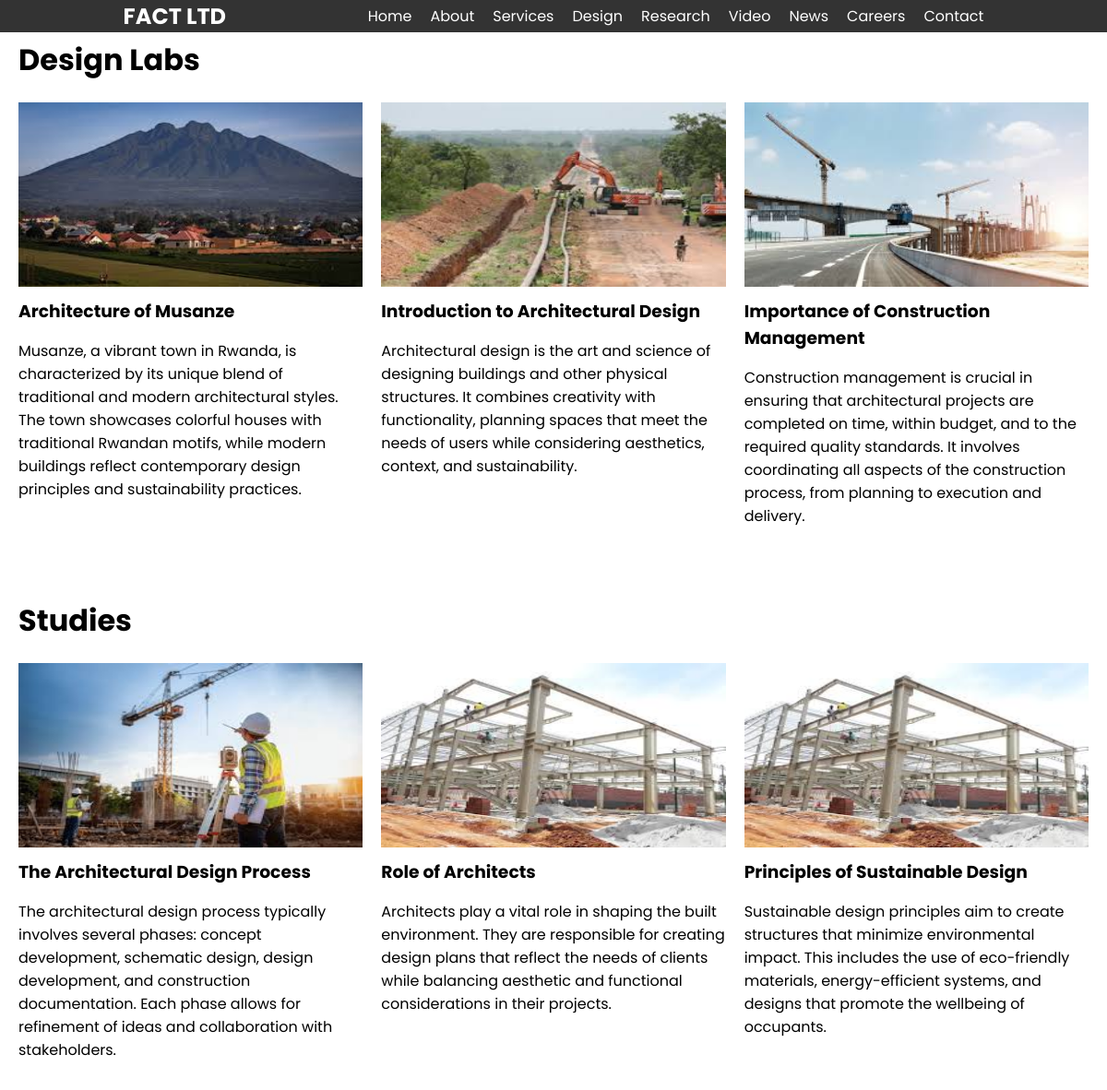
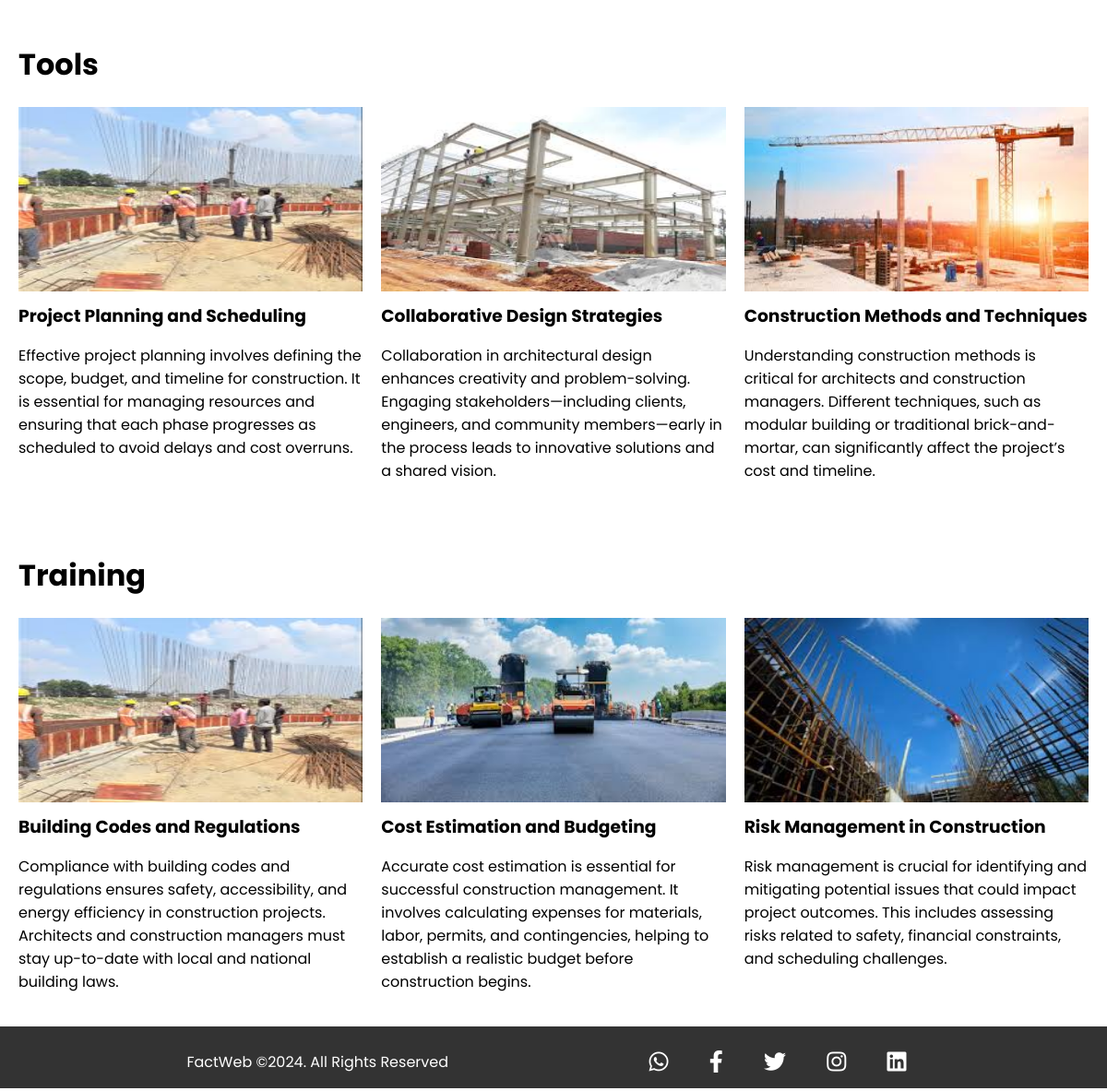
Screenshot of /research/ with the database file from the repository (2 pictures, top to bottom).
### FactWebApp/models.py (models this page shows, shortened)
class Image(models.Model):
    image = models.ImageField(upload_to='images/')
    title = models.CharField(max_length=100, default='Title')
    description = models.TextField()
    location = models.CharField(max_length=100, default='Location')
    category = models.ForeignKey(ImageCategory, on_delete=models.CASCADE)
    name = models.CharField(max_length=100, default='Name')
    role = models.CharField(max_length=100, default='Role')
    posted_date = models.DateTimeField(default=now)
    magazine_type=models.TextField(default='Architectural magazine')  # Default to the current date/time

### FactWebApp/views.py (the view)
# urls.py: path('research/', views.research, name='research')
def research(request):
    lab_images = Image.objects.filter(category__name='lab')
    study_images = Image.objects.filter(category__name='study')
    tool_images = Image.objects.filter(category__name='tool')
    training_images = Image.objects.filter(category__name='training')
    return render(request, 'FactWebApp/research.html', {
        'lab_images': lab_images,
        'study_images': study_images,
        'tool_images': tool_images,
        'training_images': training_images,
    }
    )

### FactWebApp/templates/FactWebApp/research.html (shortened to what this page needs)
{% extends 'base.html' %}
{% load static %}
{% block content %}
<div class="research-container">
    <h1>Design Labs</h1>
    <div class="research-grid">
        {% for lab_image in lab_images %}
        <div class="research-item">
            <img src="{{ lab_image.image.url }}" alt="{{ lab_image.title }}">
            <h3>{{ lab_image.title }}</h3>
            <p>{{ lab_image.description }}</p>
        </div>
        {% endfor %}
    </div>
</div>
<div class="research-container">
    <h1>Studies</h1>
    <div class="research-grid">
        {% for study_image in study_images %}
        <div class="research-item">
            <img src="{{ study_image.image.url }}" alt="{{ study_image.title }}">
            <h3>{{ study_image.title }}</h3>
            <p>{{ study_image.description }}</p>
        </div>
        {% endfor %}
    </div>
</div>
<div class="research-container">
    <h1>Tools</h1>
    <div class="research-grid">
        {% for tool_image in tool_images %}
        <div class="research-item">
            <img src="{{ tool_image.image.url }}" alt="{{ tool_image.title }}">
            <h3>{{ tool_image.title }}</h3>
            <p>{{ tool_image.description }}</p>
        </div>
        {% endfor %}
    </div>
</div>
<div class="research-container">
    <h1>Training</h1>
    <div class="research-grid">
        {% for training_image in training_images %}
        <div class="research-item">
            <img src="{{ training_image.image.url }}" alt="{{ training_image.title }}">
            <h3>{{ training_image.title }}</h3>
            <p>{{ training_image.description }}</p>
        </div>
        {% endfor %}
    </div>
</div>
{% endblock %}
{% block extrastyles %}
<link rel="stylesheet" type="text/css" href="{% static 'FactWebApp/css/research.css' %}">
{% endblock %}

### FactWebApp/static/FactWebApp/css/base.css (style rules this page uses)
body { margin: 0; padding: 0; font-family: 'Poppins', sans-serif; }

### FactWebApp/static/FactWebApp/css/research.css (style rules this page uses)
.research-container { padding: 20px; }
.research-grid { display: grid; grid-template-columns: repeat(3, 1fr); gap: 20px; }
.research-item img, .studies-item img, .tools-item img, .training-item img { width: 100%; height: 200px; }
.research-item h3, .studies-item h3, .tools-item h3, .training-item h3 { margin-top: 5px; margin-bottom: 5px; }

### rows the page displays
Image: image (picture), title "Architecture of Musanze", description "Musanze, a vibrant town in Rwanda, is characterized by its unique blend of traditional and modern architectural styles. The town showcases colorful houses with traditional Rwandan motifs, while modern buildings reflect contemporary design principles and sustainability practices."
Image: image (picture), title "Introduction to Architectural Design", description "Architectural design is the art and science of designing buildings and other physical structures. It combines creativity with functionality, planning spaces that meet the needs of users while considering aesthetics, context, and sustainability."
Image: image (picture), title "Importance of Construction Management", description "Construction management is crucial in ensuring that architectural projects are completed on time, within budget, and to the required quality standards. It involves coordinating all aspects of the construction process, from planning to execution and delivery."
Image: image (picture), title "The Architectural Design Process", description "The architectural design process typically involves several phases: concept development, schematic design, design development, and construction documentation. Each phase allows for refinement of ideas and collaboration with stakeholders."
Image: image (picture), title "Role of Architects", description "Architects play a vital role in shaping the built environment. They are responsible for creating design plans that reflect the needs of clients while balancing aesthetic and functional considerations in their projects."
Image: image (picture), title "Principles of Sustainable Design", description "Sustainable design principles aim to create structures that minimize environmental impact. This includes the use of eco-friendly materials, energy-efficient systems, and designs that promote the wellbeing of occupants."
Image: image (picture), title "Project Planning and Scheduling", description "Effective project planning involves defining the scope, budget, and timeline for construction. It is essential for managing resources and ensuring that each phase progresses as scheduled to avoid delays and cost overruns."
Image: image (picture), title "Collaborative Design Strategies", description "Collaboration in architectural design enhances creativity and problem-solving. Engaging stakeholders—including clients, engineers, and community members—early in the process leads to innovative solutions and a shared vision."
Image: image (picture), title "Construction Methods and Techniques", description "Understanding construction methods is critical for architects and construction managers. Different techniques, such as modular building or traditional brick-and-mortar, can significantly affect the project’s cost and timeline."
Image: image (picture), title "Building Codes and Regulations", description "Compliance with building codes and regulations ensures safety, accessibility, and energy efficiency in construction projects. Architects and construction managers must stay up-to-date with local and national building laws."
Image: image (picture), title "Cost Estimation and Budgeting", description "Accurate cost estimation is essential for successful construction management. It involves calculating expenses for materials, labor, permits, and contingencies, helping to establish a realistic budget before construction begins."
Image: image (picture), title "Risk Management in Construction", description "Risk management is crucial for identifying and mitigating potential issues that could impact project outcomes. This includes assessing risks related to safety, financial constraints, and scheduling challenges."
